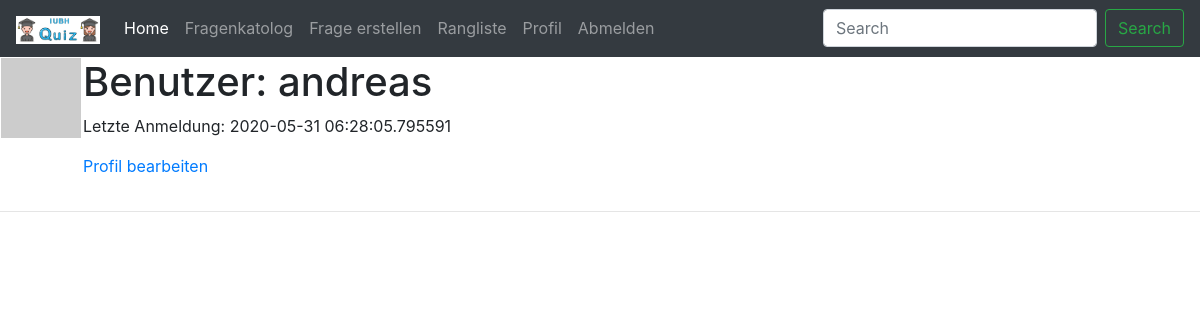
The app's page /user/andreas (signed in), older data.
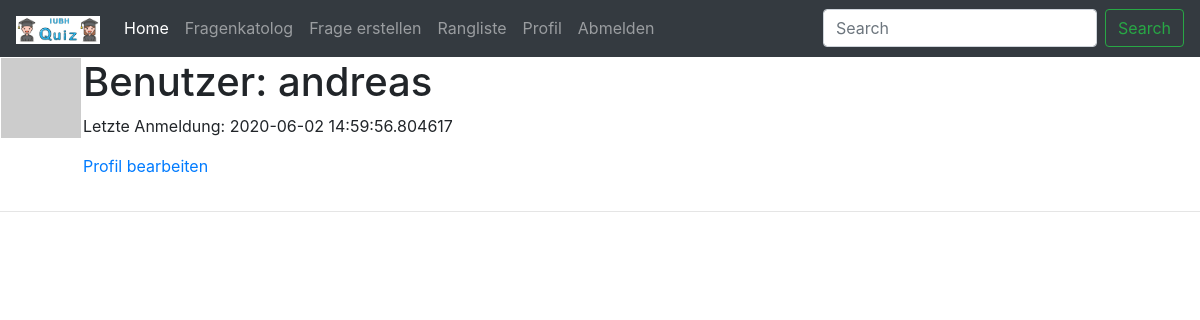
The same page, newer data.
### app/models.py (models this page shows, shortened)
class User(UserMixin, db.Model):
    id = db.Column(db.Integer, primary_key=True)
    username = db.Column(db.String(64), index=True, unique=True)
    email = db.Column(db.String(120), index=True, unique=True)
    password_hash = db.Column(db.String(128))
    about_me = db.Column(db.String(140))
    last_seen = db.Column(db.DateTime, default=datetime.utcnow)
    def avatar(self, size):
        digest = md5(self.email.lower().encode('utf-8')).hexdigest()
        return f'https://www.gravatar.com/avatar/{digest}?d=identicon&s={size}'

### app/routes.py (the view)
@app.route('/user/<username>')
@login_required
def user(username):
    user = User.query.filter_by(username=username).first_or_404()
    return render_template('user.html', user=user)

### app/models.py (called while the page is built)
@login.user_loader
def load_user(id):
    return User.query.get(int(id))

### app/routes.py (called while the page is built)
@app.before_request
def before_request():
    if current_user.is_authenticated:
        current_user.last_seen = datetime.utcnow()
        db.session.commit()

### app/templates/user.html (shortened to what this page needs)
{% extends "base.html" %}
{% block content %}
    <table>
        <tr valign="top">
            <td><img src="{{ user.avatar(80) }}"></td>
            <td>
                <h1>Benutzer: {{ user.username }}</h1>
                {% if user.last_seen %}<p>Letzte Anmeldung: {{ user.last_seen }}</p>{% endif %}
                {% if user == current_user %}
                <p><a href="{{ url_for('edit_profile') }}">Profil bearbeiten</a></p>
                {% endif %}
            </td>
        </tr>
    </table>
    <hr>
{% endblock %}

### app/templates/base.html (shortened to what this page needs)
<!DOCTYPE html>
<html>
    <head>
        <link rel="stylesheet" href="{{ url_for('static', filename='/css/styles.css') }}" />
        <link rel="stylesheet" href="https://maxcdn.bootstrapcdn.com/bootstrap/4.0.0/css/bootstrap.min.css">
    </head>
    <body>
        <header>
            <nav class="navbar navbar-expand-lg bg-dark navbar-dark">
                <a class="navbar-brand" href="#"><img height="28" alt="Logo" src={{ url_for('static', filename='/img/brand.png') }} /></a>
            <div class="collapse navbar-collapse" id="navbarSupportedContent">
                <ul class="navbar-nav mr-auto">
                    <li class="nav-item active">
                        <a class="nav-link" href="{{ url_for('index') }}">Home <span class="sr-only">(current)</span></a>
                    </li>
                    <li class="nav-item">
                        <a class="nav-link" href="#">Fragenkatolog</a>
                    </li>
                    <li class="nav-item">
                        <a class="nav-link" href="#">Frage erstellen</a>
                    </li>
                    <li class="nav-item">
                        <a class="nav-link" href="#">Rangliste</a>
                    </li>
                    {% if current_user.is_anonymous %}
                    <li class="nav-item">
                        <a class="nav-link" href="{{ url_for('login') }}">Anmelden</a>
                    </li>
                    {% else %}
                    <li class="nav-item">
                        <a class="nav-link" href="{{ url_for('user', username=current_user.username) }}">Profil</a>
                    </li>
                    <li class="nav-item">
                        <a class="nav-link" href="{{ url_for('logout') }}">Abmelden</a>
                    </li>
                    {% endif %}
                </ul>
                <form class="form-inline my-2 my-lg-0">
                    <input class="form-control mr-sm-2" type="search" placeholder="Search" aria-label="Search">
                    <button class="btn btn-outline-success my-2 my-sm-0" type="submit">Search</button>
                </form>
            </div>
            </nav>
        </header>
        {% block content %} {% endblock %}
    </body>
</html>

### app/static/css/styles.css (style rules this page uses)
body { background: aqua; }

Row changes from the older to the newer data that the page shows:
changed User "andreas": last_seen "2020-05-31 06:28:05.795591" → "2020-06-02 14:59:56.804617"
